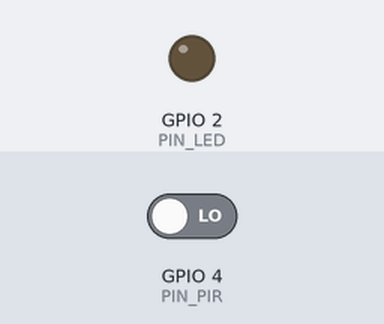
The sketch below on a simulated ESP32. On the bench: output pins drawn as LEDs (lit = HIGH). Inputs (shaded band) come from the test bench; at power-on: GPIO 4 (PIN_PIR) LOW. What the sketch prints to the serial monitor is not drawn.

Above: at 1.2 s.
1.3 s: GPIO 4 (PIN_PIR) driven HIGH
At 2.5 s:
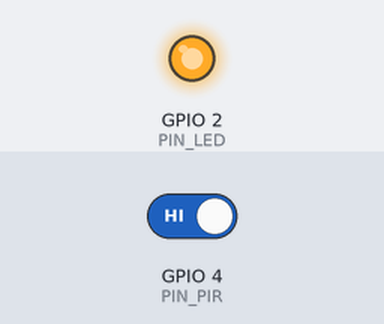
2.8 s: GPIO 4 (PIN_PIR) driven LOW
At 3.8 s:
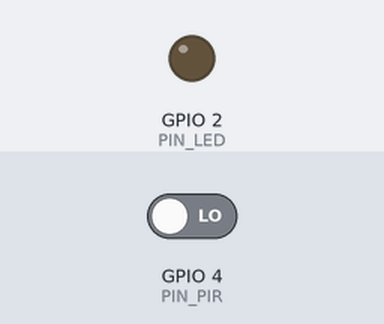
Timing chart, 0 to 5.8 s (numbered marks = the images above; inputs shaded):
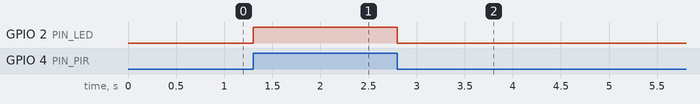

The sketch:

pirLedInt.ino
```cpp
/*
* pirLedInt.ino
*
* Este programa hace que el led de status del microcontrolador
* ESP32 DEVKIT DOIT de 30 pines o un LED conectado al pin 2,
* se encienda si el sensor PIR (sensor infrarrojo pasivo)
* detecta movimiento.
*
* Entre checadas del estado del PIR, suponemos que el
* microcontrolador ESP32 realiza una tarea que le lleva
* TIEMPO_TAREA ms. Durante ese tiempo si el PIR detecta un
* movimiento, no es detectado por el microcontrolador ESP32.
* Para evitar eso, haremos que el PIR genere una interrupcion
* al ocurrir un cambio en su pin de salida
*
* No usa la funcion delay(). En lugar de ello utiliza la
* biblioteca NoDelay. Esto permite que otro codigo ejecute al
* mismo tiempo que se encuentra en el periodo de espera.
*/
#include <NoDelay.h>
// Pin a la que esta conectado el PIR, GPIO4
const unsigned int PIN_PIR = 4;
// Pin a la que esta conectado el LED, GPIO2
const unsigned int PIN_LED = 2;
// Duracion en ms de la tarea que ejecuta el Microcontrolador ESP32
const long TIEMPO_TAREA = 4000;
// Estado actual del pin del LED
volatile int estadoLed = LOW;
// Velocidad de transmisión del puerto serie
const unsigned int BAUD_RATE = 115200;
// Crea una instancia de la clase noDelay
// que determina si han transcurrido TIEMPO_TAREA ms
noDelay pausa(TIEMPO_TAREA);
void IRAM_ATTR pirISr();
void setup() {
  // Establece el pin PIN_LED (GPIO2) como de salida.
  pinMode(PIN_LED, OUTPUT);
  // Establece el pin PIN_PIR (GPIO4) como de entrada.
  pinMode(PIN_PIR, INPUT);
  // Establece la velocidad de transmisión del puerto serie al
  // valor BAUD_RATE
  Serial.begin(BAUD_RATE);
  // Instala la rutina de atención llamada pirISr al evento
  // de un cambio en el pin PIN_PIR (GPIO4)
  attachInterrupt(PIN_PIR, pirISr, CHANGE);
  digitalWrite(PIN_LED, estadoLed);
  Serial.println("Inicia tarea");
}
void loop() {
  // Verifica si ss termino de ejecutar la tarea
  if (pausa.update()) {
    Serial.println("Termina tarea");
    Serial.println("Inicia tarea");
  }
}
/*
* Esta funcion es la rutina de atencion a la interrupcion
* generada cuando el pin conectado al boton cambia de estado
*/
void IRAM_ATTR pirISr() {
  // Si se el PIR detecto/dejo de detectar movimiento,
  // cambia el estado del LED de HIGH a LOW o viceversa
  estadoLed = !estadoLed;
  digitalWrite(PIN_LED, estadoLed);
}
```

Measured:
- after the input at 1.3 s, GPIO 2 (PIN_LED): LOW → HIGH at once
- after the input at 2.8 s, GPIO 2 (PIN_LED): HIGH → LOW at once
